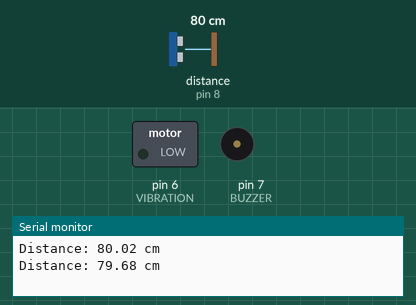
Bench run of a sketch on a simulated Arduino Uno, built with avr-gcc and run on an emulated ATmega328P. Shown: switched loads named in the sketch (green lamp = pin HIGH), buzzer (waves = sounding), the last lines printed to the serial monitor. Wiring (inferred from the names in the program): ultrasonic range finder: trigger pin 9; echo pin 8. Dashed ring = blinking. The inputs (shaded band) are chosen by the test bench; at power-on: distance to the obstacle (sensor on pin 8) 80 cm. The echo pulse lasts 58.3 µs per cm; pins used as bus, display or sensor lines are not drawn.

Above: at 1.7 s.
1.8 s: distance to the obstacle (sensor on pin 8) set to 2 cm
At 2.02 s:
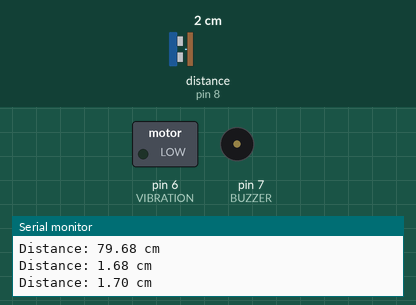
5.3 s: distance to the obstacle (sensor on pin 8) set to 95 cm
At 5.6 s:
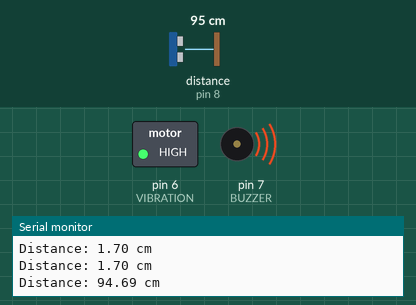
8.8 s: distance to the obstacle (sensor on pin 8) set to 103 cm
At 10.1 s:
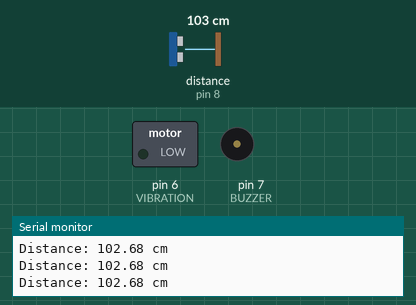
10.4 s: distance to the obstacle (sensor on pin 8) set to 4 cm
At 13.8 s:
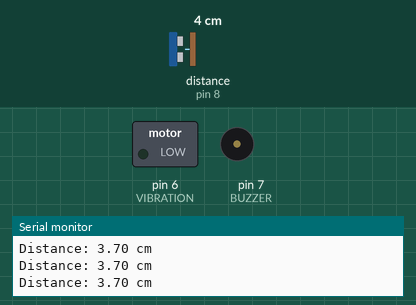
13.9 s: distance to the obstacle (sensor on pin 8) set to 120 cm
At 14.6 s:
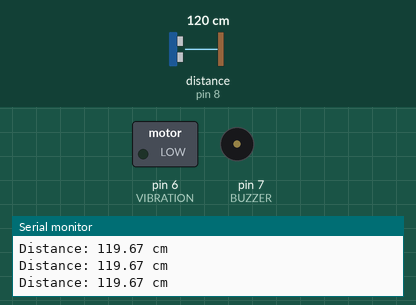
Timing chart, 0 to 16.4 s (numbered marks = the images above; inputs shaded):
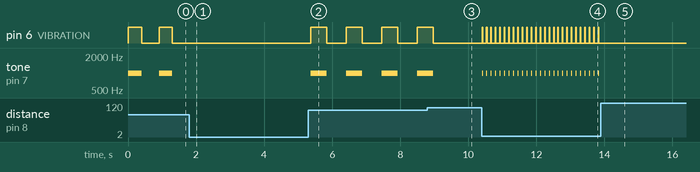

Measured:
- the behaviour switches between 100 and 101 cm on distance to the obstacle (sensor on pin 8) (found by bisection; images 2 and 3)
- after the input at 1.8 s, pin 6 (VIBRATION): stops changing and stays LOW; tone on pin 7 (BUZZER): stops changing and stays silent
- after the input at 5.3 s, pin 6 (VIBRATION): alternates HIGH for 0.47 s and LOW for 0.58 s, starting after 0.07 s; tone on pin 7 (BUZZER): alternates 1000 Hz for 0.47 s and silent for 0.58 s, starting after 0.07 s
- after the input at 8.8 s, pin 6 (VIBRATION): goes on until 9.0 s, then stays LOW; tone on pin 7 (BUZZER): goes on until 9.0 s, then stays silent
- after the input at 10.4 s, pin 6 (VIBRATION): alternates HIGH for 0.02 s and LOW for 0.12 s, starting at once; tone on pin 7 (BUZZER): alternates 1000 Hz for 0.02 s and silent for 0.12 s, starting at once
- after the input at 13.9 s, pin 6 (VIBRATION): stops changing and stays LOW; tone on pin 7 (BUZZER): stops changing and stays silent
- by itself, pin 6 (VIBRATION): alternates HIGH for 0.40 s and LOW for 0.51 s
- by itself, tone on pin 7 (BUZZER): alternates 1000 Hz for 0.40 s and silent for 0.51 s

The sketch:

Smart_Arduino_Cane.ino
```cpp
// Smart_Arduino_Cane.ino
// Developed by Aditya Kaushish & Team
// Smart cane for visually impaired — detects obstacles and alerts via buzzer and vibration

// --- Pin Definitions ---
#define TRIG 9         // Ultrasonic sensor TRIG pin
#define ECHO 8         // Ultrasonic sensor ECHO pin
#define BUZZER 7       // Buzzer pin
#define VIBRATION 6    // Vibration motor pin

// --- Variables ---
long duration;
float distance;

void setup() {
  pinMode(TRIG, OUTPUT);
  pinMode(ECHO, INPUT);
  pinMode(BUZZER, OUTPUT);
  pinMode(VIBRATION, OUTPUT);
  Serial.begin(9600);
}

void loop() {
  // Trigger the ultrasonic pulse
  digitalWrite(TRIG, LOW);
  delayMicroseconds(2);
  digitalWrite(TRIG, HIGH);
  delayMicroseconds(10);
  digitalWrite(TRIG, LOW);

  // Calculate distance (in cm)
  duration = pulseIn(ECHO, HIGH);
  distance = (duration * 0.0343) / 2;

  // Print distance to Serial Monitor (for testing)
  Serial.print("Distance: ");
  Serial.print(distance);
  Serial.println(" cm");

  // Alert logic
  if (distance > 0 && distance <= 100) { // Within 1 meter
    // Inverse frequency logic: closer = faster beep
    int beepDelay = map(distance, 10, 100, 50, 500); // Adjust mapping as needed
    tone(BUZZER, 1000); // Beep sound
    digitalWrite(VIBRATION, HIGH);
    delay(beepDelay);
    noTone(BUZZER);
    digitalWrite(VIBRATION, LOW);
    delay(beepDelay);
  }
  else {
    noTone(BUZZER);
    digitalWrite(VIBRATION, LOW);
  }

  delay(100);
}
```
